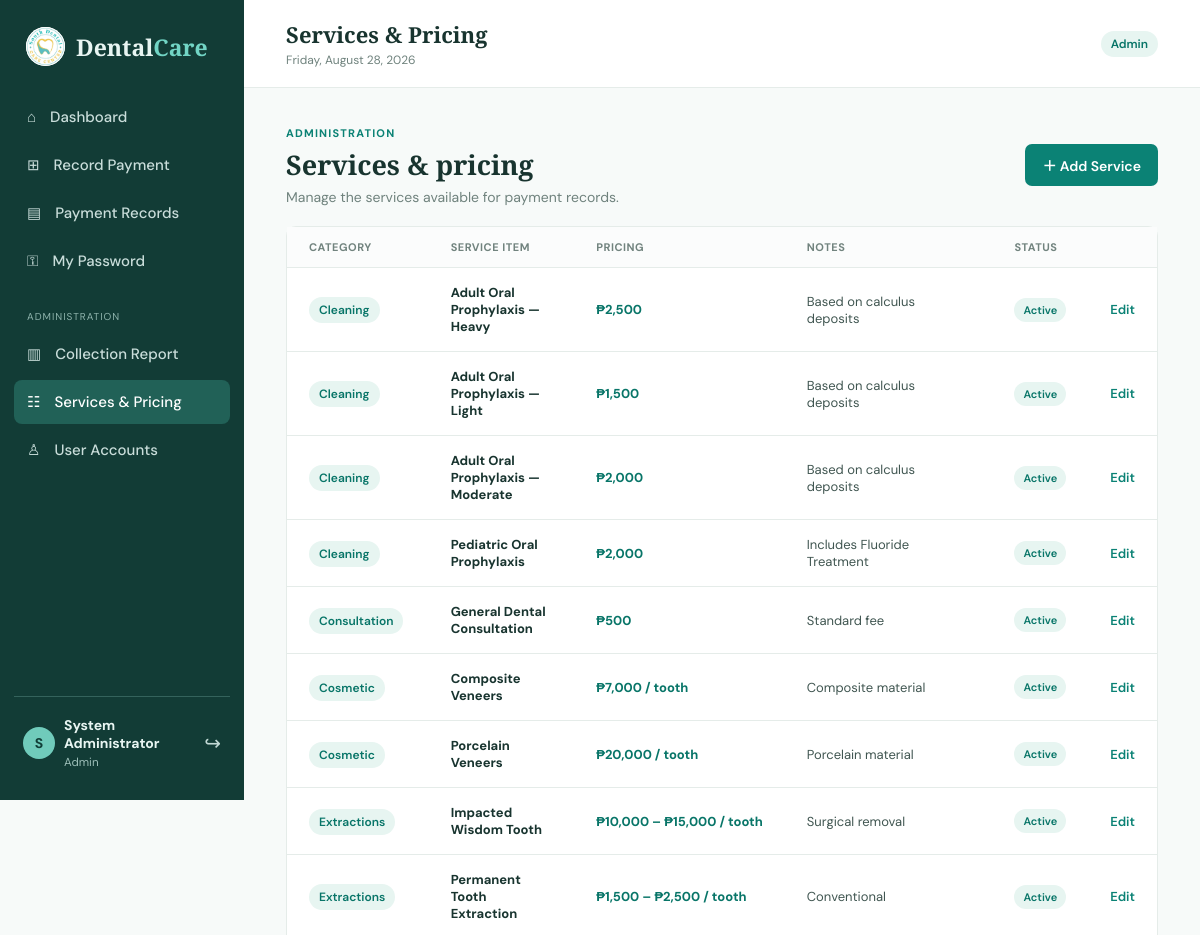
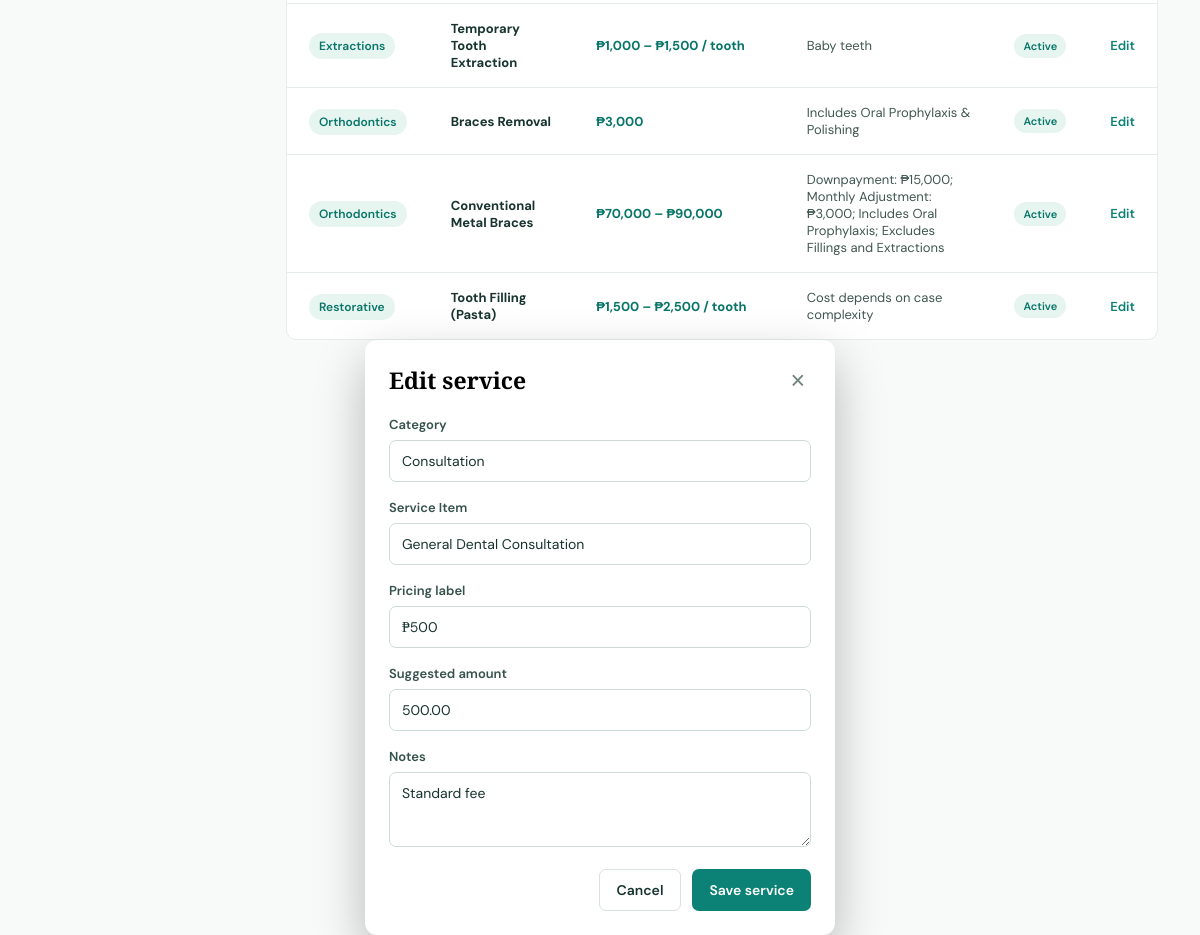
Page /admin/services.php?edit=1 (signed in) on the committed database (2 pictures, top to bottom).
### tables this page shows
CREATE TABLE services (id INT UNSIGNED AUTO_INCREMENT PRIMARY KEY, category VARCHAR(100) NOT NULL, service_item VARCHAR(160) NOT NULL, price_label VARCHAR(80) NOT NULL, default_price DECIMAL(10,2) NULL, notes TEXT NULL, active TINYINT(1) NOT NULL DEFAULT 1);

### shared/config.php (called while the page is built, shortened)
<?php
function db(): PDO {
    static $pdo = null;
    if ($pdo === null) {
        $pdo = new PDO('mysql:host=' . DB_HOST . ';dbname=' . DB_NAME . ';charset=utf8mb4', DB_USER, DB_PASS, [
            PDO::ATTR_ERRMODE => PDO::ERRMODE_EXCEPTION,
            PDO::ATTR_DEFAULT_FETCH_MODE => PDO::FETCH_ASSOC,
        ]);
    }
    return $pdo;
}
function e(?string $value): string { return htmlspecialchars((string)$value, ENT_QUOTES, 'UTF-8'); }

### admin/services.php (the view, shortened to what this page needs)
<?php require_once __DIR__.'/config.php'; require_admin(); $page_title='Services & Pricing'; require_once __DIR__.'/header.php';
$edit=null;if(isset($_GET['edit'])){$q=db()->prepare('SELECT * FROM services WHERE id=?');$q->execute([(int)$_GET['edit']]);$edit=$q->fetch();}$rows=db()->query('SELECT * FROM services ORDER BY category,service_item')->fetchAll(); ?>
<div class="list-head"><div><span>ADMINISTRATION</span><h2>Services & pricing</h2><p>Manage the services available for payment records.</p></div><button class="primary" onclick="document.getElementById('service-modal').showModal()">＋ Add Service</button></div><div class="panel"><div class="table-wrap"><table><thead><tr><th>Category</th><th>Service Item</th><th>Pricing</th><th>Notes</th><th>Status</th><th></th></tr></thead><tbody><?php foreach($rows as $r):?><tr><td><span class="tag"><?=e($r['category'])?></span></td><td><strong><?=e($r['service_item'])?></strong></td><td class="amount"><?=e($r['price_label'])?></td><td><?=e($r['notes'])?></td><td><form method="post"><input type="hidden" name="action" value="toggle"><input type="hidden" name="id" value="<?=$r['id']?>"><button class="status <?=$r['active']?'on':'off'?>"><?=$r['active']?'Active':'Inactive'?></button></form></td><td><a class="text-link" href="services.php?edit=<?=$r['id']?>">Edit</a></td></tr><?php endforeach;?></tbody></table></div></div>
<dialog id="service-modal" <?= $edit?'open':'' ?>><form method="post" class="modal-form"><input type="hidden" name="action" value="<?=$edit?'edit':'add'?>"><input type="hidden" name="id" value="<?=$edit['id']??''?>"><div class="modal-title"><h2><?=$edit?'Edit':'Add'?> service</h2><button type="button" onclick="this.closest('dialog').close()">×</button></div><label>Category<input name="category" value="<?=e($edit['category']??'')?>" required></label><label>Service Item<input name="service_item" value="<?=e($edit['service_item']??'')?>" required></label><label>Pricing label<input name="price_label" value="<?=e($edit['price_label']??'')?>" placeholder="e.g. ₱1,500 – ₱2,500"></label><label>Suggested amount<input type="number" step="0.01" min="0" name="default_price" value="<?=e($edit['default_price']??'')?>" placeholder="Optional"></label><label>Notes<textarea name="notes"><?=e($edit['notes']??'')?></textarea></label><div class="form-actions"><button type="button" class="secondary" onclick="this.closest('dialog').close()">Cancel</button><button class="primary">Save service</button></div></form></dialog><?php require __DIR__.'/footer.php';

### static/assets/style.css (style rules this page uses)
:root { --ink:#18342f;--muted:#6f827d;--line:#e5ece9;--green:#0b8275;--green2:#05685f;--pale:#f2faf8;--paper:#fff;--bg:#f7faf9;--danger:#b84343 }
* { box-sizing:border-box }
body { margin:0;background:var(--bg);color:var(--ink);font:14px 'DM Sans',sans-serif }
a { text-decoration:none;color:var(--green) }
.role-pill,.tag { background:#e7f5f1;color:#087568;padding:5px 10px;border-radius:20px;font-size:12px;font-weight:600 }
.welcome,.list-head { display:flex;align-items:center;justify-content:space-between;margin-bottom:25px }
.welcome span,.intro>span,.list-head span { font-size:11px;letter-spacing:1.2px;color:var(--green);font-weight:700 }
.welcome h2,.intro h2,.list-head h2 { font:700 27px 'Playfair Display';margin:5px 0 }
.welcome p,.intro p,.list-head p { margin:0;color:var(--muted) }
.primary,.secondary { border:0;border-radius:7px;padding:11px 17px;font:600 14px 'DM Sans';cursor:pointer;display:inline-block }
.primary { background:var(--green);color:white }
.secondary { background:white;color:var(--ink);border:1px solid #d7e1de }
.panel { background:white;border:1px solid var(--line);border-radius:10px }
.table-wrap { overflow:auto }
table { width:100%;border-collapse:collapse;min-width:720px }
th { text-align:left;color:#71837e;background:#fbfcfc;text-transform:uppercase;letter-spacing:.5px;font-size:11px;padding:13px 22px }
td { padding:16px 22px;border-top:1px solid var(--line);color:#405651;font-size:13px }
td strong { color:var(--ink) }
.amount { font-weight:700;color:#087568;white-space:nowrap }
label { display:grid;gap:7px;font-size:13px;font-weight:600;color:#35514b;margin-bottom:17px }
input,select,textarea { font:14px 'DM Sans';border:1px solid #cddbd7;border-radius:7px;padding:11px 12px;color:var(--ink);background:white;outline:none;width:100% }
textarea { min-height:75px;resize:vertical }
.form-actions { padding:19px 24px;display:flex;justify-content:flex-end;gap:11px }
.list-head { margin-bottom:20px }
.status { border:0;border-radius:20px;padding:5px 9px;font:600 11px 'DM Sans';cursor:pointer }
.status.on { color:#087568;background:#e7f5f1 }
.text-link { font-weight:600 }
dialog { border:0;border-radius:12px;padding:0;width:min(470px,calc(100% - 32px));box-shadow:0 20px 50px #0004 }
.modal-form { padding:24px }
.modal-title { display:flex;justify-content:space-between;align-items:center;margin-bottom:20px }
.modal-title h2 { font:700 23px 'Playfair Display';margin:0 }
.modal-title button { border:0;background:transparent;font-size:25px;color:var(--muted);cursor:pointer }
.modal-form .form-actions { padding:5px 0 0 }

### rows in the picture
services: category "Cleaning", service_item "Adult Oral Prophylaxis — Heavy", price_label "₱2,500", notes "Based on calculus deposits", active "Active"
services: category "Cleaning", service_item "Adult Oral Prophylaxis — Light", price_label "₱1,500", notes "Based on calculus deposits", active "Active"
services: category "Cleaning", service_item "Adult Oral Prophylaxis — Moderate", price_label "₱2,000", notes "Based on calculus deposits", active "Active"
services: category "Cleaning", service_item "Pediatric Oral Prophylaxis", price_label "₱2,000", notes "Includes Fluoride Treatment", active "Active"
services: category "Consultation", service_item "General Dental Consultation", price_label "₱500", notes "Standard fee", active "Active", default_price "500.00"
services: category "Cosmetic", service_item "Composite Veneers", price_label "₱7,000 / tooth", notes "Composite material", active "Active"
services: category "Cosmetic", service_item "Porcelain Veneers", price_label "₱20,000 / tooth", notes "Porcelain material", active "Active"
services: category "Extractions", service_item "Impacted Wisdom Tooth", price_label "₱10,000 – ₱15,000 / tooth", notes "Surgical removal", active "Active"
services: category "Extractions", service_item "Permanent Tooth Extraction", price_label "₱1,500 – ₱2,500 / tooth", notes "Conventional", active "Active"
services: category "Extractions", service_item "Temporary Tooth Extraction", price_label "₱1,000 – ₱1,500 / tooth", notes "Baby teeth", active "Active"
services: category "Orthodontics", service_item "Braces Removal", price_label "₱3,000", notes "Includes Oral Prophylaxis & Polishing", active "Active"
services: category "Orthodontics", service_item "Conventional Metal Braces", price_label "₱70,000 – ₱90,000", notes "Downpayment: ₱15,000; Monthly Adjustment: ₱3,000; Includes Oral Prophylaxis; Excludes Fillings and Extractions", active "Active"
services: category "Restorative", service_item "Tooth Filling (Pasta)", price_label "₱1,500 – ₱2,500 / tooth", notes "Cost depends on case complexity", active "Active"

### other values in the picture
substr($_SESSION['user']['full_name'], 0, 1) "S"
$_SESSION['user']['full_name'] "System Administrator"
$_SESSION['user']['role'] "Admin"
$page_title "Services & Pricing"
